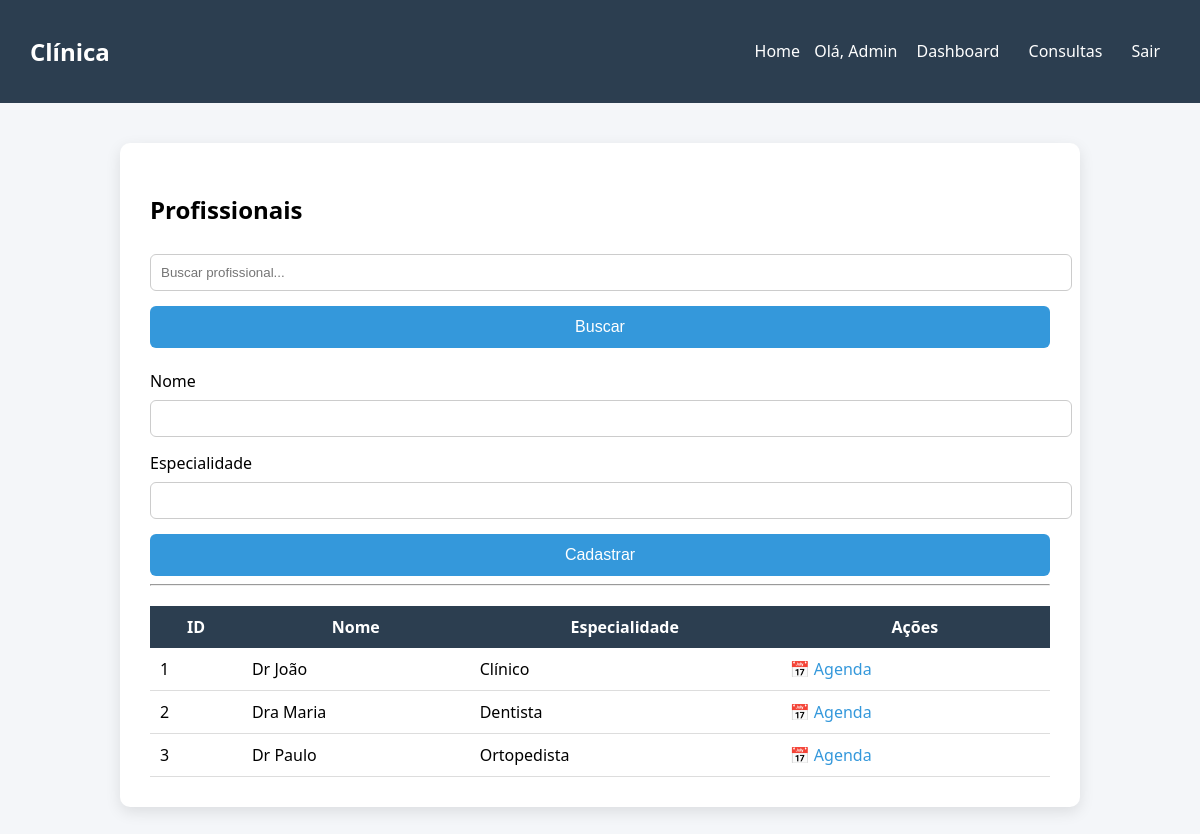
Screenshot of /profissionais (signed in) with the database file from the repository.
### tables this page shows
CREATE TABLE profissionais (
        id INTEGER PRIMARY KEY AUTOINCREMENT,
        nome TEXT,
        especialidade TEXT
    );

### app.py (the view)
@app.route('/profissionais', methods=['GET', 'POST'])
def profissionais():
    if 'usuario_id' not in session:
        return redirect('/login')
    conn = conectar()
    cursor = conn.cursor()
    if request.method == 'POST' and session['tipo'] == 'master':
        cursor.execute("""
        INSERT INTO profissionais (nome, especialidade)
        VALUES (?, ?)
        """, (request.form['nome'], request.form['especialidade']))
        conn.commit()
    busca = request.args.get('busca')
    if busca:
        cursor.execute("""
        SELECT * FROM profissionais
        WHERE nome LIKE ? OR especialidade LIKE ?
        """, (f"%{busca}%", f"%{busca}%"))
    else:
        cursor.execute("SELECT * FROM profissionais")
    lista = cursor.fetchall()
    conn.close()
    return render_template('profissionais.html', profissionais=lista)

### app.py (called while the page is built)
def conectar():
    return sqlite3.connect('database.db')

### templates/profissionais.html
{% extends 'base.html' %}
{% block content %}
<h2>Profissionais</h2>
<form method="GET">
    <input type="text" name="busca" placeholder="Buscar profissional...">
    <button>Buscar</button>
</form>
<br>
{% if session['tipo'] == 'master' %}
<form method="POST">
<label>Nome</label>
<input type="text" name="nome" required>
<label>Especialidade</label>
<input type="text" name="especialidade" required>
<button>Cadastrar</button>
</form>
<hr>
{% endif %}
<table>
<tr>
    <th>ID</th>
    <th>Nome</th>
    <th>Especialidade</th>
    <th>Ações</th>
</tr>
{% for p in profissionais %}
<tr>
    <td>{{ p[0] }}</td>
    <td>{{ p[1] }}</td>
    <td>{{ p[2] }}</td>
    <td>
        <a href="/agenda_profissional/{{ p[0] }}">📅 Agenda</a>
    </td>
</tr>
{% endfor %}
</table>
{% endblock %}

### static/style.css (style rules this page uses)
body { font-family: 'Segoe UI', Tahoma, Geneva, Verdana, sans-serif; margin: 0; background-color: #f4f6f9; }
h2 { margin-bottom: 20px; }
input, select { width: 100%; padding: 10px; margin: 8px 0 15px; border-radius: 6px; border: 1px solid #ccc; }
button { background: #3498db; color: white; border: none; padding: 12px; border-radius: 6px; cursor: pointer; width: 100%; font-size: 16px; }
table { width: 100%; border-collapse: collapse; margin-top: 20px; }
table th { background: #2c3e50; color: white; padding: 10px; }
table td { padding: 10px; border-bottom: 1px solid #ddd; }
a { text-decoration: none; color: #3498db; margin-right: 10px; }

### rows the page displays
profissionais: id "1", nome "Dr João", especialidade "Clínico"
profissionais: id "2", nome "Dra Maria", especialidade "Dentista"
profissionais: id "3", nome "Dr Paulo", especialidade "Ortopedista"

### other values shown
{{ session['nome'] }} "Admin"
